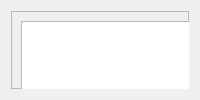
      <widget class="QWidget" name="mdi_tab">
       <attribute name="title">
        <string>MDI</string>
       </attribute>
       <layout class="QGridLayout" name="gridLayout_9">
        <item row="0" column="0" rowspan="2" colspan="2">
         <widget class="QFrame" name="frame_5">
          <property name="frameShape">
           <enum>QFrame::StyledPanel</enum>
          </property>
          <property name="frameShadow">
           <enum>QFrame::Raised</enum>
          </property>
          <widget class="QListWidget" name="mdi_history_lw">
           <property name="geometry">
            <rect>
             <x>10</x>
             <y>10</y>
             <width>441</width>
             <height>311</height>
            </rect>
           </property>
          </widget>
          <widget class="QLineEdit" name="mdi_command_le">
           <property name="geometry">
            <rect>
             <x>30</x>
             <y>330</y>
             <width>391</width>
             <height>27</height>
            </rect>
           </property>
          </widget>
          <widget class="QPushButton" name="run_mdi_pb">
           <property name="geometry">
            <rect>
             <x>30</x>
             <y>370</y>
             <width>111</width>
             <height>27</height>
            </rect>
           </property>
           <property name="text">
            <string>Run MDI Cmd</string>
           </property>
          </widget>
          <widget class="QPushButton" name="copy_mdi_history_pb">
           <property name="geometry">
            <rect>
             <x>280</x>
             <y>370</y>
             <width>141</width>
             <height>27</height>
            </rect>
           </property>
           <property name="text">
            <string>Copy MDI Cmd</string>
           </property>
          </widget>
          <widget class="QPushButton" name="clear_mdi_history_pb">
           <property name="geometry">
            <rect>
             <x>150</x>
             <y>370</y>
             <width>121</width>
             <height>27</height>
            </rect>
           </property>
           <property name="text">
            <string>Clear MDI Cmd</string>
           </property>
          </widget>
         </widget>
        </item>
       </layout>
      </widget>
